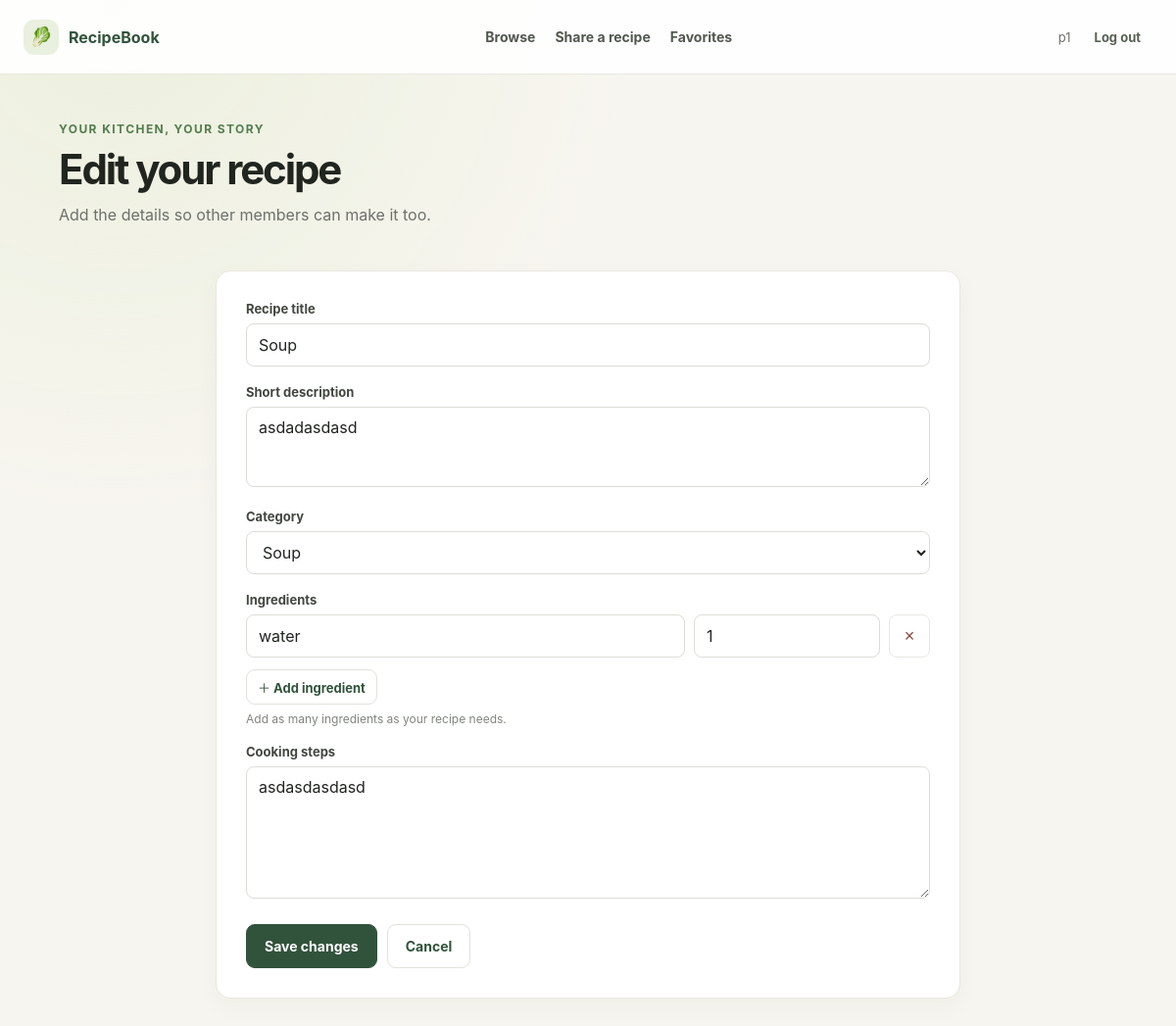
Screenshot of /recipe_form.php?id=4 (signed in) with the database file from the repository.
### tables this page shows
CREATE TABLE `recipes` (
  `id` int(11) NOT NULL,
  `user_id` int(11) NOT NULL,
  `category_id` int(11) NOT NULL,
  `title` varchar(200) NOT NULL,
  `description` text DEFAULT NULL,
  `instructions` longtext NOT NULL,
  `created_at` timestamp NOT NULL DEFAULT current_timestamp(),
  `updated_at` timestamp NOT NULL DEFAULT current_timestamp() ON UPDATE current_timestamp(),
  `is_edited` tinyint(1) NOT NULL DEFAULT 0
);

CREATE TABLE `categories` (
  `id` int(11) NOT NULL,
  `name` varchar(80) NOT NULL
);

CREATE TABLE `ingredients` (
  `id` int(11) NOT NULL,
  `recipe_id` int(11) NOT NULL,
  `ingredient_name` varchar(200) NOT NULL,
  `amount` varchar(100) DEFAULT NULL
);

### recipe_form.php (the view, shortened to what this page needs)
<?php
require_once __DIR__ . '/app.php';
$userId = require_member();
$recipeId = filter_input(INPUT_GET, 'id', FILTER_VALIDATE_INT);
$recipe = null;
$ingredients = [];
$editing = $recipeId !== false && $recipeId !== null && $recipeId > 0;
if ($editing) {
    $findRecipe = $pdo->prepare(
        'SELECT id, category_id, title, description, instructions FROM recipes WHERE id = :id AND user_id = :user_id'
    );
    $findRecipe->execute(['id' => $recipeId, 'user_id' => $userId]);
    $recipe = $findRecipe->fetch(PDO::FETCH_ASSOC);
    $findIngredients = $pdo->prepare(
        'SELECT ingredient_name, amount FROM ingredients WHERE recipe_id = :recipe_id ORDER BY id'
    );
    $findIngredients->execute(['recipe_id' => $recipeId]);
    $ingredients = $findIngredients->fetchAll(PDO::FETCH_ASSOC);
}
$categories = $pdo->query('SELECT id, name FROM categories ORDER BY name')->fetchAll(PDO::FETCH_ASSOC);
?>
<section class="page-heading">
    <div>
        <p class="eyebrow">Your kitchen, your story</p>
        <h1><?= $editing ? 'Edit your recipe' : 'Share a recipe' ?></h1>
        <p class="muted">Add the details so other members can make it too.</p>
    </div>
</section>
<form class="panel form-panel" action="RecipeController.php" method="post">
    <div class="form-grid">
        <div class="field span-2">
            <label for="title">Recipe title</label>
            <input
                type="text"
                id="title"
                name="title"
                maxlength="200"
                value="<?= escape_html($recipe['title'] ?? '') ?>"
                placeholder="e.g. Sunday tomato soup"
                required
            >
        </div>
        <div class="field span-2">
            <label for="description">Short description</label>
            <textarea
                id="description"
                name="description"
                maxlength="1000"
                placeholder="What makes this recipe special?"
                style="min-height: 82px"
            ><?= escape_html($recipe['description'] ?? '') ?></textarea>
        </div>
        <div class="field span-2">
            <label for="category">Category</label>
            <select id="category" name="category_id" required>
                <?php foreach ($categories as $category): ?>
                    <option
                        value="<?= escape_html($category['id']) ?>"
                        <?= isset($recipe['category_id']) && (int) $recipe['category_id'] === (int) $category['id'] ? 'selected' : '' ?>
                    ><?= escape_html($category['name']) ?></option>
                <?php endforeach; ?>
            </select>
        </div>
        <div class="field span-2">
            <label>Ingredients</label>
            <div class="ingredient-list" data-ingredient-list>
                <?php foreach ($ingredients as $ingredient): ?>
                    <div class="ingredient-row">
                        <input
                            type="text"
                            name="ingredient_name[]"
                            maxlength="200"
                            value="<?= escape_html($ingredient['ingredient_name']) ?>"
                            placeholder="Ingredient"
                            aria-label="Ingredient name"
                            required
                        >
                        <input
                            type="text"
                            name="amount[]"
                            maxlength="100"
                            value="<?= escape_html($ingredient['amount']) ?>"
                            placeholder="Amount"
                            aria-label="Ingredient amount"
                        >
                        <button class="remove-ingredient" type="button" data-remove-ingredient aria-label="Remove ingredient">×</button>
                    </div>
                <?php endforeach; ?>
            </div>
            <button class="button button-secondary button-small" type="button" data-add-ingredient>＋ Add ingredient</button>
            <p class="field-hint">Add as many ingredients as your recipe needs.</p>
        </div>
        <div class="field span-2">
            <label for="instructions">Cooking steps</label>
            <textarea
                id="instructions"
                name="instructions"
                maxlength="20000"
                placeholder="Write the steps in order, one per line."
                required
            ><?= escape_html($recipe['instructions'] ?? '') ?></textarea>
        </div>
    </div>
    <div class="form-actions">
        <button class="button" type="submit"><?= $editing ? 'Save changes' : 'Publish recipe' ?></button>
        <a class="button button-secondary" href="<?= $editing ? 'recipe.php?id=' . escape_html($recipe['id']) : 'index.php' ?>">Cancel</a>
    </div>
</form>

### app.css (style rules this page uses)
:root { color-scheme: light; font-family: Inter, ui-sans-serif, system-ui, -apple-system, BlinkMacSystemFont, "Segoe UI", sans-serif; color: #20251f; background: #f7f5ef; font-synthesis: none; text-rendering: optimizeLegibility; }
* { box-sizing: border-box; }
body { min-width: 320px; min-height: 100vh; margin: 0; background: radial-gradient(ellipse at 10% 0, rgba(230, 237, 212, 0.65), transparent 34%), #f7f5ef; }
a { color: #31533b; }
.page-heading { display: flex; align-items: end; justify-content: space-between; gap: 24px; margin-bottom: 28px; }
.eyebrow { margin: 0 0 8px; color: #527d4e; font-size: 12px; font-weight: 750; letter-spacing: 0.12em; text-transform: uppercase; }
h1, h2, h3, p { margin-top: 0; }
h1 { margin-bottom: 8px; font-size: clamp(30px, 5vw, 42px); letter-spacing: -0.05em; }
.muted { color: #6c7169; line-height: 1.65; }
.button { min-height: 45px; display: inline-flex; align-items: center; justify-content: center; gap: 8px; padding: 0 18px; border: 1px solid #31533b; border-radius: 9px; background: #31533b; color: white; font: inherit; font-size: 14px; font-weight: 700; text-decoration: none; cursor: pointer; transition: background 140ms ease, border-color 140ms ease, transform 140ms ease; }
.button-secondary { border-color: #dfe4d9; background: #fff; color: #31533b; }
.button-small { min-height: 36px; padding: 0 11px; font-size: 13px; }
.field { min-width: 0; }
.field label { display: block; margin-bottom: 7px; color: #41473f; font-size: 13px; font-weight: 700; }
.field input, .field select, .field textarea, .search-box input, .comment-form textarea { width: 100%; min-height: 44px; padding: 10px 12px; border: 1px solid #dcded6; border-radius: 8px; background: #fff; color: #20251f; font: inherit; }
.field textarea, .comment-form textarea { min-height: 135px; resize: vertical; }
.recipe-card, .panel { border: 1px solid #e9e7df; border-radius: 15px; background: #fff; box-shadow: 0 8px 26px rgba(39, 48, 35, 0.035); }
.empty-state, .panel { padding: 26px; }
.panel { margin-bottom: 22px; }
.form-panel { max-width: 760px; margin: 0 auto; padding: 30px; }
.form-grid { display: grid; grid-template-columns: 1fr 1fr; gap: 18px; }
.span-2 { grid-column: 1 / -1; }
.ingredient-list { display: grid; gap: 10px; margin-bottom: 12px; }
.ingredient-row { display: grid; grid-template-columns: minmax(0, 1fr) minmax(110px, 190px) 42px; gap: 9px; }
.ingredient-row input { min-width: 0; }
.remove-ingredient { border: 1px solid #e7e8e1; border-radius: 8px; background: #fff; color: #8c443c; font-size: 18px; cursor: pointer; }
.field-hint { margin: 7px 0 0; color: #81867d; font-size: 12px; }
.form-actions, .recipe-actions { display: flex; flex-wrap: wrap; align-items: center; gap: 10px; margin-top: 22px; }

### rows the page displays
recipes: title "Soup", description "asdadasdasd", category_id "Soup", instructions "asdasdasdasd"
ingredients: ingredient_name "water", amount "1"

### other values shown
$username "p1"
